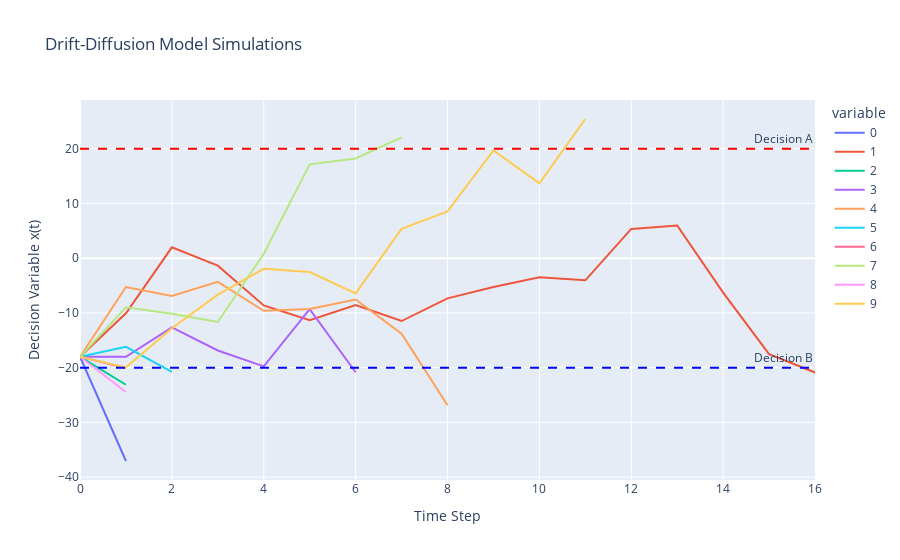

The cell this chart's notebook holds for it:
### Code cell
ddm3.plot_trajectories()

### Figure 1 — Plotly figure (JSON) as saved in the notebook; plotly's stock layout.template omitted (floating-point values rounded to 4 significant figures)
{"data": [{"hovertemplate": "variable=0<br>Time Step=%{x}<br>Decision Variable x(t)=%{y}<extra></extra>", "legendgroup": "0", "line": {"color": "#636efa", "dash": "solid"}, "marker": {"symbol": "circle"}, "mode": "lines", "name": "0", "orientation": "v", "showlegend": true, "type": "scatter", "x": [0, 1, 2, 3, 4, 5, 6, 7, 8, 9, 10, 11, 12, 13, 14, 15, 16], "xaxis": "x", "y": [-18, -37.05, null, null, null, null, null, null, null, null, null, null, null, null, null, null, null], "yaxis": "y"}, {"hovertemplate": "variable=1<br>Time Step=%{x}<br>Decision Variable x(t)=%{y}<extra></extra>", "legendgroup": "1", "line": {"color": "#EF553B", "dash": "solid"}, "marker": {"symbol": "circle"}, "mode": "lines", "name": "1", "orientation": "v", "showlegend": true, "type": "scatter", "x": [0, 1, 2, 3, 4, 5, 6, 7, 8, 9, 10, 11, 12, 13, 14, 15, 16], "xaxis": "x", "y": [-18, -10.08, 1.975, -1.367, -8.634, -11.32, -8.577, -11.48, -7.348, -5.258, -3.506, -4.052, 5.337, 5.963, -6.291, -17.53, -20.87], "yaxis": "y"}, {"hovertemplate": "variable=2<br>Time Step=%{x}<br>Decision Variable x(t)=%{y}<extra></extra>", "legendgroup": "2", "line": {"color": "#00cc96", "dash": "solid"}, "marker": {"symbol": "circle"}, "mode": "lines", "name": "2", "orientation": "v", "showlegend": true, "type": "scatter", "x": [0, 1, 2, 3, 4, 5, 6, 7, 8, 9, 10, 11, 12, 13, 14, 15, 16], "xaxis": "x", "y": [-18, -23.12, null, null, null, null, null, null, null, null, null, null, null, null, null, null, null], "yaxis": "y"}, {"hovertemplate": "variable=3<br>Time Step=%{x}<br>Decision Variable x(t)=%{y}<extra></extra>", "legendgroup": "3", "line": {"color": "#ab63fa", "dash": "solid"}, "marker": {"symbol": "circle"}, "mode": "lines", "name": "3", "orientation": "v", "showlegend": true, "type": "scatter", "x": [0, 1, 2, 3, 4, 5, 6, 7, 8, 9, 10, 11, 12, 13, 14, 15, 16], "xaxis": "x", "y": [-18, -18.02, -12.65, -16.87, -19.76, -9.31, -20.84, null, null, null, null, null, null, null, null, null, null], "yaxis": "y"}, {"hovertemplate": "variable=4<br>Time Step=%{x}<br>Decision Variable x(t)=%{y}<extra></extra>", "legendgroup": "4", "line": {"color": "#FFA15A", "dash": "solid"}, "marker": {"symbol": "circle"}, "mode": "lines", "name": "4", "orientation": "v", "showlegend": true, "type": "scatter", "x": [0, 1, 2, 3, 4, 5, 6, 7, 8, 9, 10, 11, 12, 13, 14, 15, 16], "xaxis": "x", "y": [-18, -5.268, -6.889, -4.341, -9.625, -9.266, -7.55, -13.81, -26.86, null, null, null, null, null, null, null, null], "yaxis": "y"}, {"hovertemplate": "variable=5<br>Time Step=%{x}<br>Decision Variable x(t)=%{y}<extra></extra>", "legendgroup": "5", "line": {"color": "#19d3f3", "dash": "solid"}, "marker": {"symbol": "circle"}, "mode": "lines", "name": "5", "orientation": "v", "showlegend": true, "type": "scatter", "x": [0, 1, 2, 3, 4, 5, 6, 7, 8, 9, 10, 11, 12, 13, 14, 15, 16], "xaxis": "x", "y": [-18, -16.19, -20.78, null, null, null, null, null, null, null, null, null, null, null, null, null, null], "yaxis": "y"}, {"hovertemplate": "variable=6<br>Time Step=%{x}<br>Decision Variable x(t)=%{y}<extra></extra>", "legendgroup": "6", "line": {"color": "#FF6692", "dash": "solid"}, "marker": {"symbol": "circle"}, "mode": "lines", "name": "6", "orientation": "v", "showlegend": true, "type": "scatter", "x": [0, 1, 2, 3, 4, 5, 6, 7, 8, 9, 10, 11, 12, 13, 14, 15, 16], "xaxis": "x", "y": [-18, -20.07, null, null, null, null, null, null, null, null, null, null, null, null, null, null, null], "yaxis": "y"}, {"hovertemplate": "variable=7<br>Time Step=%{x}<br>Decision Variable x(t)=%{y}<extra></extra>", "legendgroup": "7", "line": {"color": "#B6E880", "dash": "solid"}, "marker": {"symbol": "circle"}, "mode": "lines", "name": "7", "orientation": "v", "showlegend": true, "type": "scatter", "x": [0, 1, 2, 3, 4, 5, 6, 7, 8, 9, 10, 11, 12, 13, 14, 15, 16], "xaxis": "x", "y": [-18, -8.975, -10.14, -11.65, 0.794, 17.13, 18.21, 22.05, null, null, null, null, null, null, null, null, null], "yaxis": "y"}, {"hovertemplate": "variable=8<br>Time Step=%{x}<br>Decision Variable x(t)=%{y}<extra></extra>", "legendgroup": "8", "line": {"color": "#FF97FF", "dash": "solid"}, "marker": {"symbol": "circle"}, "mode": "lines", "name": "8", "orientation": "v", "showlegend": true, "type": "scatter", "x": [0, 1, 2, 3, 4, 5, 6, 7, 8, 9, 10, 11, 12, 13, 14, 15, 16], "xaxis": "x", "y": [-18, -24.45, null, null, null, null, null, null, null, null, null, null, null, null, null, null, null], "yaxis": "y"}, {"hovertemplate": "variable=9<br>Time Step=%{x}<br>Decision Variable x(t)=%{y}<extra></extra>", "legendgroup": "9", "line": {"color": "#FECB52", "dash": "solid"}, "marker": {"symbol": "circle"}, "mode": "lines", "name": "9", "orientation": "v", "showlegend": true, "type": "scatter", "x": [0, 1, 2, 3, 4, 5, 6, 7, 8, 9, 10, 11, 12, 13, 14, 15, 16], "xaxis": "x", "y": [-18, -19.95, -12.79, -6.666, -1.959, -2.528, -6.44, 5.358, 8.539, 19.67, 13.68, 25.41, null, null, null, null, null], "yaxis": "y"}], "layout": {"annotations": [{"showarrow": false, "text": "Decision A", "x": 1, "xanchor": "right", "xref": "x domain", "y": 20, "yanchor": "bottom", "yref": "y"}, {"showarrow": false, "text": "Decision B", "x": 1, "xanchor": "right", "xref": "x domain", "y": -20, "yanchor": "bottom", "yref": "y"}], "legend": {"title": {"text": "variable"}, "tracegroupgap": 0}, "shapes": [{"line": {"color": "red", "dash": "dash"}, "type": "line", "x0": 0, "x1": 1, "xref": "x domain", "y0": 20, "y1": 20, "yref": "y"}, {"line": {"color": "blue", "dash": "dash"}, "type": "line", "x0": 0, "x1": 1, "xref": "x domain", "y0": -20, "y1": -20, "yref": "y"}], "title": {"text": "Drift-Diffusion Model Simulations"}, "xaxis": {"anchor": "y", "domain": [0, 1], "title": {"text": "Time Step"}}, "yaxis": {"anchor": "x", "domain": [0, 1], "title": {"text": "Decision Variable x(t)"}}}}
